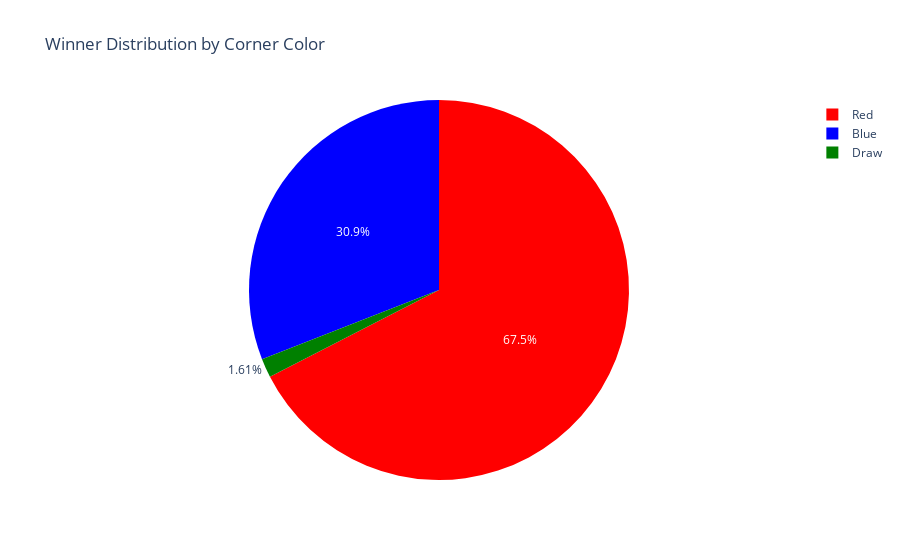

Here is the notebook cell this chart was saved with:
### Markdown cell above
To start the job, I will see the distribution of Winners by Corner Color, this the feature that define the winner. It's useful to check any class imbalance.

### Code cell
values = data.Winner.value_counts()
labels = values.index
colors = ['red', 'blue', 'green']
trace = go.Pie(labels=labels, 
               values=values,
                marker=dict(colors=colors) 
              )
layout = go.Layout(title='Winner Distribution by Corner Color')
fig = go.Figure(data=trace, layout=layout)
iplot(fig)

### Figure 1 — Plotly figure (JSON) as saved in the notebook; plotly's stock layout.template omitted (floating-point values rounded to 4 significant figures)
{"data": [{"labels": ["Red", "Blue", "Draw"], "marker": {"colors": ["red", "blue", "green"]}, "type": "pie", "values": [3470, 1591, 83]}], "layout": {"title": {"text": "Winner Distribution by Corner Color"}}}
